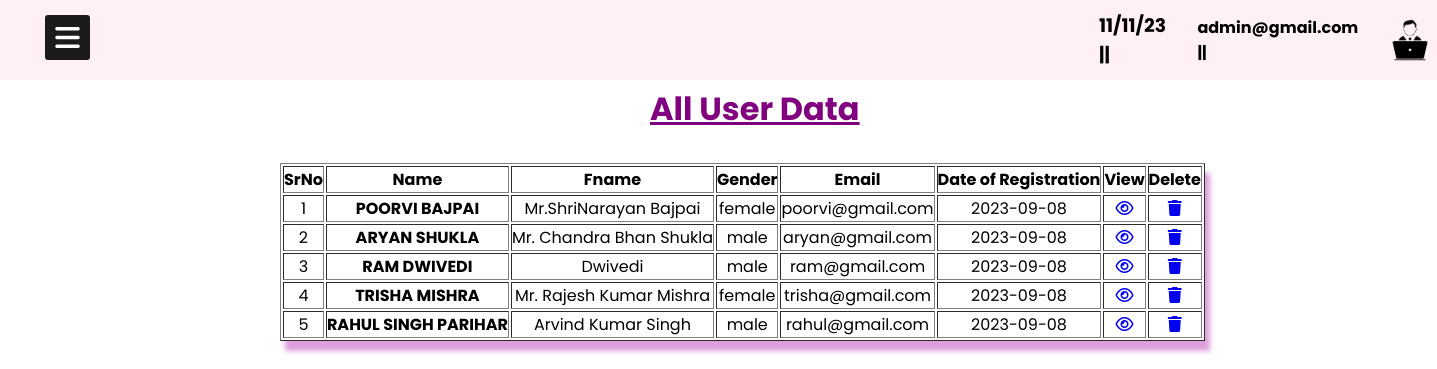
Screenshot of /ADMIN/ushow.php (signed in) with the database file from the repository.
### tables this page shows
CREATE TABLE IF NOT EXISTS `tbl_user` (
  `uid` int NOT NULL AUTO_INCREMENT,
  `name` varchar(60) NOT NULL,
  `fname` varchar(60) NOT NULL,
  `gender` varchar(6) NOT NULL,
  `email` varchar(40) NOT NULL,
  `password` varchar(15) NOT NULL,
  `mobile` bigint NOT NULL,
  `dob` varchar(10) NOT NULL,
  `address` varchar(60) NOT NULL,
  `city` varchar(20) NOT NULL,
  `pincode` int NOT NULL,
  `course` varchar(20) NOT NULL,
  `sid` int NOT NULL,
  `cid` int NOT NULL,
  `status` varchar(1) NOT NULL,
  `dor` varchar(20) NOT NULL,
  `profile` varchar(30) NOT NULL,
  PRIMARY KEY (`uid`,`name`)
);

### ADMIN/ushow.php (the view)
<?php
include('dashboard.php');
include('../connect.php');
$query="select * from tbl_user order by uid";
$res=mysqli_query($con,$query);
?>
<h1 style="margin-left:650px;color: purple;"><u>All User Data</u></h1>
<table border="1" style="margin-left:280px;margin-top:30px;text-align:center;box-shadow:5px 10px 5px plum;">
    <tr>
    <th>SrNo</th>
    <th>Name</th>
    <th>Fname</th>
    <th>Gender</th>
    <th>Email</th>
    <th>Date of Registration</th>
    <th>View</th>
    <th>Delete</th>
</tr>
<?php
$a=1;
while ($row=mysqli_fetch_array($res))
{
?>
<tr>
    <td><?php echo $a; ?></td>
    <td><b><?php echo strtoupper ($row['name']); ?></b></td>
    <td><?php echo $row['fname'] ?></td>
    <td><?php echo $row['gender'] ?></td>
    <td><?php echo $row['email'] ?></td>
    <td><?php echo $row['dor'] ?></td>
    <td><a href="view.php?uid=<?php echo $row['uid'];?>"><i class="fa-regular fa-eye"></i></a></td>
    <td><a href="udelete.php?uid=<?php echo $row['uid'];?>"><i class="fa-solid fa-trash"></i></a></td>
</tr>
<?php
$a++;
}
?>
</table>

### ADMIN/dashboard.php (style rules this page uses)
* { margin: 0; padding: 0; user-select: none; box-sizing: border-box; font-family: 'Poppins', sans-serif; }

### rows the page displays
tbl_user: name "POORVI BAJPAI", fname "Mr.ShriNarayan Bajpai", gender "female", email "poorvi@gmail.com", dor "2023-09-08"
tbl_user: name "ARYAN SHUKLA", fname "Mr. Chandra Bhan Shukla", gender "male", email "aryan@gmail.com", dor "2023-09-08"
tbl_user: name "RAM DWIVEDI", fname "Dwivedi", gender "male", email "ram@gmail.com", dor "2023-09-08"
tbl_user: name "TRISHA MISHRA", fname "Mr. Rajesh Kumar Mishra", gender "female", email "trisha@gmail.com", dor "2023-09-08"
tbl_user: name "RAHUL SINGH PARIHAR", fname "Arvind Kumar Singh", gender "male", email "rahul@gmail.com", dor "2023-09-08"

### other values shown
$_SESSION['admin'] "admin@gmail.com"
